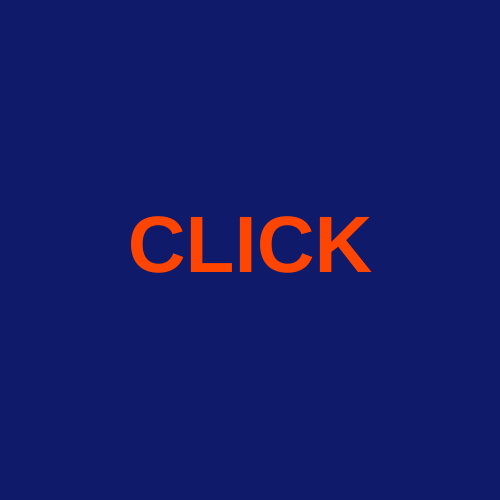
Frame 1 (no input)
Frame 60 (no input): identical to frame 1, image omitted
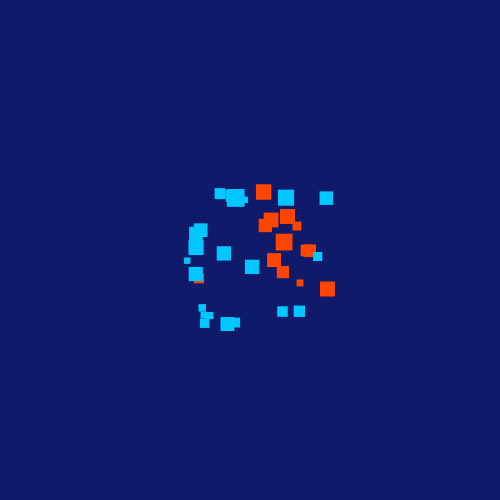
Frame 120 (the mouse pressed at the canvas centre since frame 60)

The p5.js sketch that drew these frames (run headless with seeded random() and noise() and a simulated clock; from frame 60 on, the mouse is pressed at the canvas centre):

// p5.js sketch
// ── sketch.js
let intro = true;

function setup() {
  createCanvas(500, 500);
  background(15, 26, 107);
  textAlign(CENTER, CENTER);
  textSize(80);
  textStyle(BOLD);
  noStroke();
}

function draw() {
  if (intro) {
    background(15, 26, 107);
    fill(255, 69, 0);
    text("CLICK", width / 2, height / 2);
  }
}

function mousePressed() {
  if (intro) {
    background(15, 26, 107);
    intro = false;
  }

  // explosion de petits carrés
  for (let i = 0; i < 35; i++) {
    let decalageX = random(-70, 70);
    let decalageY = random(-70, 70);
    let taille = random(6, 18);

    if (random() < 0.4) {
      fill(255, 69, 0);
    } else {
      fill(0, 200, 255);
    }

    rect(mouseX + decalageX, mouseY + decalageY, taille, taille);
  }
}
